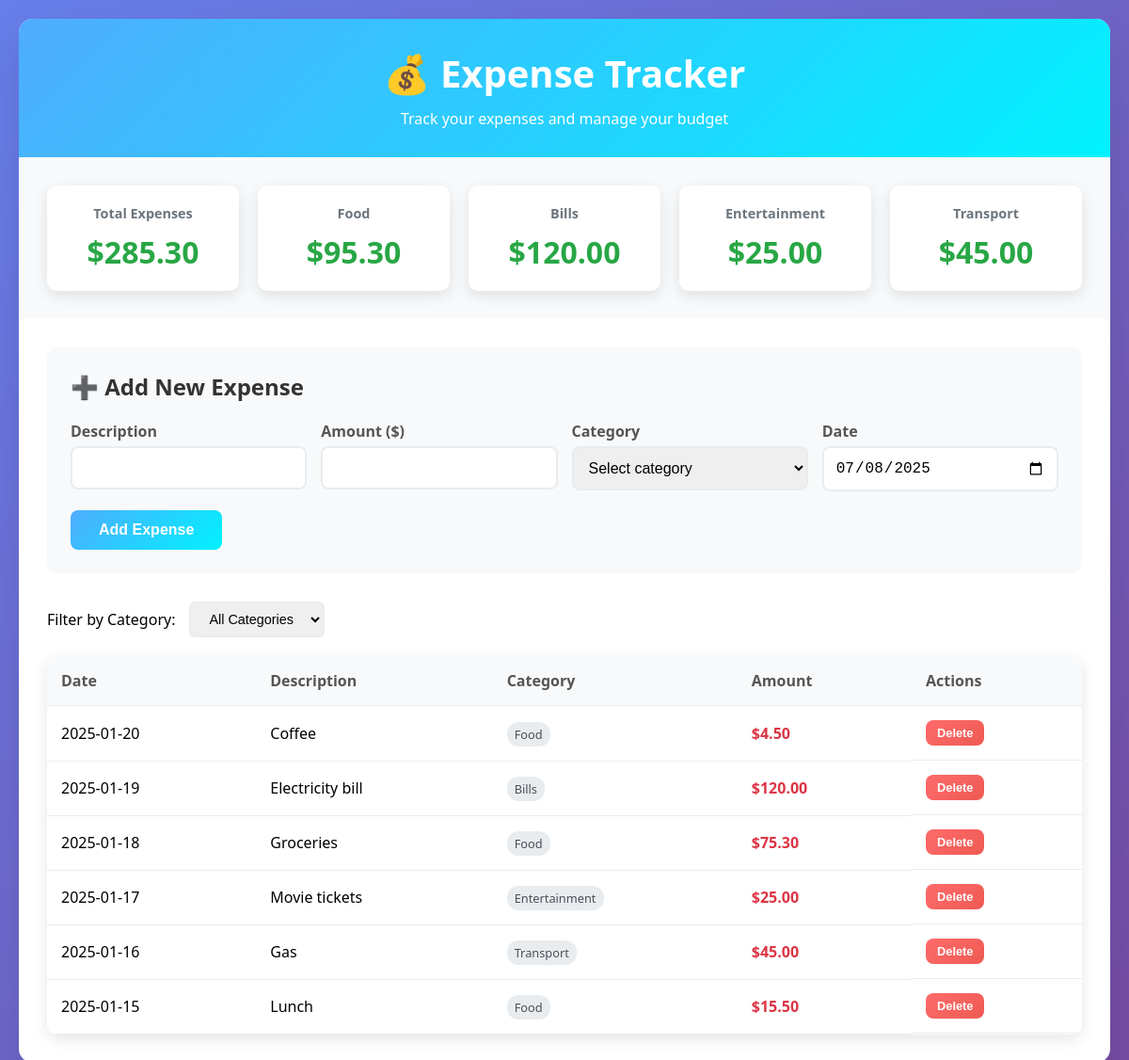
The page / on the database its author committed.
### app.py (models this page shows)
class Expense(Base):
    __tablename__ = "expenses"
    id = Column(Integer, primary_key=True, index=True)
    description = Column(String, nullable=False)
    amount = Column(Float, nullable=False)
    category = Column(String, nullable=False)
    date = Column(Date, nullable=False)
    created_at = Column(DateTime, default=datetime.utcnow)

### app.py (the view)
@app.get("/", response_class=HTMLResponse)
async def read_root(request: Request, db: Session = Depends(get_db)):
    expenses = db.query(Expense).order_by(Expense.date.desc()).all()
    categories = ['Food', 'Transport', 'Entertainment', 'Shopping', 'Bills', 'Other']
    total_amount = sum(expense.amount for expense in expenses)
    category_totals = {}
    for expense in expenses:
        category_totals[expense.category] = category_totals.get(expense.category, 0) + expense.amount
    return templates.TemplateResponse("index.html", {
        "request": request,
        "expenses": expenses,
        "categories": categories,
        "total_amount": total_amount,
        "category_totals": category_totals
    })

### templates/index.html (shortened to what this page needs)
<!DOCTYPE html>
<html lang="en">
<head>
</head>
<body>
    <div class="container">
        <div class="header">
            <h1>💰 Expense Tracker</h1>
            <p>Track your expenses and manage your budget</p>
        </div>
        <div class="stats">
            <div class="stat-card">
                <h3>Total Expenses</h3>
                <div class="amount">${{ "%.2f"|format(total_amount) }}</div>
            </div>
            {% for category, total in category_totals.items() %}
            <div class="stat-card">
                <h3>{{ category }}</h3>
                <div class="amount">${{ "%.2f"|format(total) }}</div>
            </div>
            {% endfor %}
        </div>
        <div class="main-content">
            <div class="form-section">
                <h2>➕ Add New Expense</h2>
                <form action="/expenses/add" method="POST">
                    <div class="form-grid">
                        <div class="form-group">
                            <label for="description">Description</label>
                            <input type="text" id="description" name="description" required>
                        </div>
                        <div class="form-group">
                            <label for="amount">Amount ($)</label>
                            <input type="number" id="amount" name="amount" step="0.01" min="0.01" required>
                        </div>
                        <div class="form-group">
                            <label for="category">Category</label>
                            <select id="category" name="category" required>
                                <option value="">Select category</option>
                            </select>
                        </div>
                        <div class="form-group">
                            <label for="date">Date</label>
                            <input type="date" id="date" name="date" required>
                        </div>
                    </div>
                    <button type="submit" class="btn">Add Expense</button>
                </form>
            </div>
            <div class="filters">
                <label for="category-filter">Filter by Category:</label>
                <select id="category-filter" onchange="filterByCategory(this.value)">
                    <option value="">All Categories</option>
                </select>
            </div>
            <div class="table-container">
                {% if expenses %}
                <table>
                    <thead>
                        <tr>
                            <th>Date</th>
                            <th>Description</th>
                            <th>Category</th>
                            <th>Amount</th>
                            <th>Actions</th>
                        </tr>
                    </thead>
                    <tbody>
                        {% for expense in expenses %}
                        <tr>
                            <td>{{ expense.date.strftime('%Y-%m-%d') }}</td>
                            <td>{{ expense.description }}</td>
                            <td><span class="category-badge">{{ expense.category }}</span></td>
                            <td class="amount-cell">${{ "%.2f"|format(expense.amount) }}</td>
                            <td class="actions">
                                <form action="/expenses/{{ expense.id }}/delete" method="POST" style="display: inline;">
                                    <button type="submit" class="btn btn-danger btn-small" onclick="return confirm('Are you sure you want to delete this expense?')">Delete</button>
                                </form>
                            </td>
                        </tr>
                        {% endfor %}
                    </tbody>
                </table>
                {% else %}
                <div class="empty-state">
                    <h3>No expenses found</h3>
                    <p>Add your first expense using the form above!</p>
                </div>
                {% endif %}
            </div>
        </div>
    </div>
</body>
</html>

### templates/index.html (style rules this page uses)
* { margin: 0; padding: 0; box-sizing: border-box; }
body { font-family: 'Segoe UI', Tahoma, Geneva, Verdana, sans-serif; background: linear-gradient(135deg, #667eea 0%, #764ba2 100%); min-height: 100vh; padding: 20px; }
.container { max-width: 1200px; margin: 0 auto; background: white; border-radius: 15px; box-shadow: 0 20px 40px rgba(0,0,0,0.1); overflow: hidden; }
.header { background: linear-gradient(135deg, #4facfe 0%, #00f2fe 100%); color: white; padding: 30px; text-align: center; }
.header h1 { font-size: 2.5rem; margin-bottom: 10px; }
.stats { display: grid; grid-template-columns: repeat(auto-fit, minmax(200px, 1fr)); gap: 20px; padding: 30px; background: #f8f9fa; }
.stat-card { background: white; padding: 20px; border-radius: 10px; box-shadow: 0 5px 15px rgba(0,0,0,0.1); text-align: center; }
.stat-card h3 { color: #6c757d; font-size: 0.9rem; margin-bottom: 10px; }
.stat-card .amount { font-size: 2rem; font-weight: bold; color: #28a745; }
.main-content { padding: 30px; }
.form-section { background: #f8f9fa; padding: 25px; border-radius: 10px; margin-bottom: 30px; }
.form-section h2 { margin-bottom: 20px; color: #333; }
.form-grid { display: grid; grid-template-columns: repeat(auto-fit, minmax(200px, 1fr)); gap: 15px; margin-bottom: 20px; }
.form-group { display: flex; flex-direction: column; }
.form-group label { margin-bottom: 5px; font-weight: 600; color: #555; }
.form-group input, .form-group select { padding: 12px; border: 2px solid #e9ecef; border-radius: 8px; font-size: 1rem; transition: border-color 0.3s; }
.btn { background: linear-gradient(135deg, #4facfe 0%, #00f2fe 100%); color: white; border: none; padding: 12px 30px; border-radius: 8px; font-size: 1rem; font-weight: 600; cursor: pointer; transition: transform 0.2s; }
.btn-danger { background: linear-gradient(135deg, #ff6b6b 0%, #ee5a52 100%); }
.filters { display: flex; gap: 15px; margin-bottom: 20px; align-items: center; }
.filters select { padding: 8px 15px; border: 2px solid #e9ecef; border-radius: 6px; font-size: 0.9rem; }
.table-container { background: white; border-radius: 10px; overflow: hidden; box-shadow: 0 5px 15px rgba(0,0,0,0.1); }
table { width: 100%; border-collapse: collapse; }
th, td { padding: 15px; text-align: left; border-bottom: 1px solid #e9ecef; }
th { background: #f8f9fa; font-weight: 600; color: #555; }
.amount-cell { font-weight: 600; color: #dc3545; }
.category-badge { background: #e9ecef; color: #495057; padding: 4px 8px; border-radius: 12px; font-size: 0.8rem; font-weight: 500; }
.actions { display: flex; gap: 10px; }
.btn-small { padding: 6px 12px; font-size: 0.8rem; }

### rows shown on the page
Expense: category "Food", total "95.30", date "2025-01-20", description "Coffee", amount "4.50"
Expense: category "Bills", amount "120.00", date "2025-01-19", description "Electricity bill"
Expense: category "Entertainment", amount "25.00", date "2025-01-17", description "Movie tickets"
Expense: category "Transport", amount "45.00", date "2025-01-16", description "Gas"
Expense: date "2025-01-18", description "Groceries", category "Food", amount "75.30"
Expense: date "2025-01-15", description "Lunch", category "Food", amount "15.50"

### other values the page prints
{{ "%.2f"|format(total_amount) }} "285.30"
